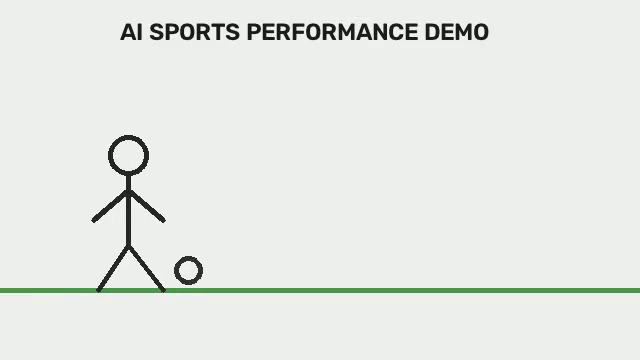
#> input picture frame 24 of data/sports_video_h264.mp4, 640 x 360 px
$ python movement_analysis.py
#> lines starting #> are read from the running program, lines starting #| are printed output that depends on the picture
import cv2
import numpy as np


def analyze_movement(video_path):

#> called with video_path = 'data/sports_video_h264.mp4'
    cap = cv2.VideoCapture(video_path)

    if not cap.isOpened():
        raise ValueError("Unable to open video")

    fps = cap.get(cv2.CAP_PROP_FPS)

    if fps <= 0:
        fps = 25

    motion_values = []
    previous_gray = None
    frame_count = 0

    while True:

        ret, frame = cap.read()
#> frame is the input picture: shape (360, 640, 3); mean B, G, R 229.1, 233, 230.1

        if not ret:
            break

        frame_count += 1

        gray = cv2.cvtColor(
            frame,
            cv2.COLOR_BGR2GRAY
        )

        gray = cv2.resize(
            gray,
            (320, 240)
        )
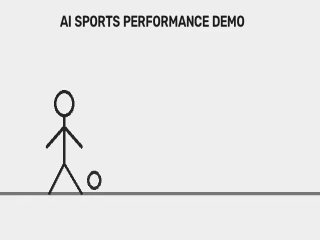
#> gray: shape (240, 320); min 21, max 247, mean 231.7

        if previous_gray is not None:

            difference = cv2.absdiff(
                previous_gray,
                gray
            )

            motion_score = np.mean(difference)

            motion_values.append(
                float(motion_score)
            )

        previous_gray = gray

    cap.release()

    if motion_values:
        average_motion = float(np.mean(motion_values))
        max_motion = float(np.max(motion_values))
    else:
        average_motion = 0
        max_motion = 0

    # AI Movement Performance Score
    performance_score = min(
        100,
        round(
            40 + (average_motion * 25),
            2
        )
    )

    if performance_score >= 75:
        level = "Excellent"
    elif performance_score >= 50:
        level = "Good"
    elif performance_score >= 30:
        level = "Average"
    else:
        level = "Low Activity"

    return {
        "frames_analyzed": frame_count,
        "video_fps": round(fps, 2),
        "average_motion": round(average_motion, 2),
        "maximum_motion": round(max_motion, 2),
        "movement_score": performance_score,
        "performance_level": level
    }


if __name__ == "__main__":

    video = "data/sports_video_h264.mp4"

    result = analyze_movement(video)

    print()
    print("=" * 45)
    print("       AI MOVEMENT ANALYSIS")
    print("=" * 45)

    for key, value in result.items():
        print(f"{key}: {value}")

    print("=" * 45)

$ run again, starting later in the video
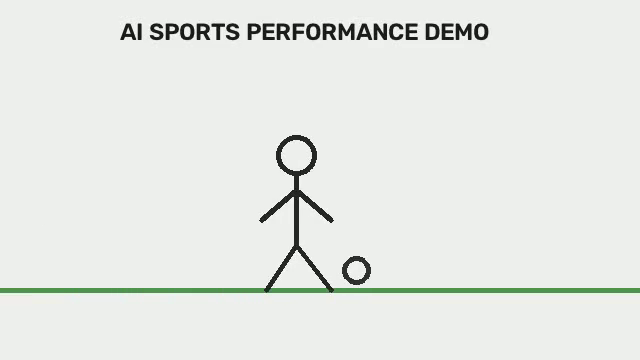
#> input picture frame 108 of data/sports_video_h264.mp4, 640 x 360 px
#> in analyze_movement, frame is the input picture: shape (360, 640, 3); mean B, G, R 229.1, 233, 230.1
#> in analyze_movement, `gray = cv2.resize( gray, (320, 240) )`:
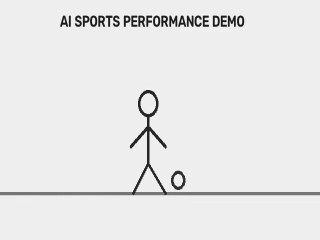
#> gray: shape (240, 320); min 21, max 247, mean 231.7

$ run again, starting later in the video
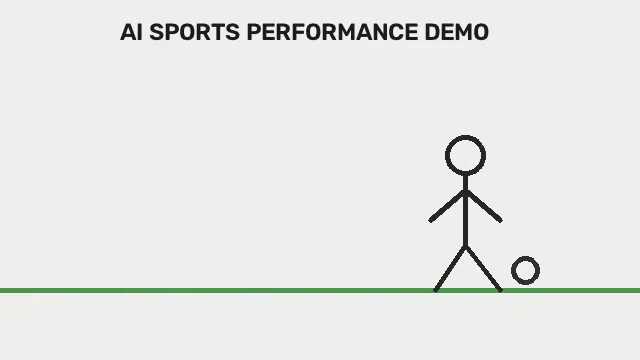
#> input picture frame 192 of data/sports_video_h264.mp4, 640 x 360 px
#> in analyze_movement, frame is the input picture: shape (360, 640, 3); mean B, G, R 229.1, 233, 230.1
#> in analyze_movement, `gray = cv2.resize( gray, (320, 240) )`:
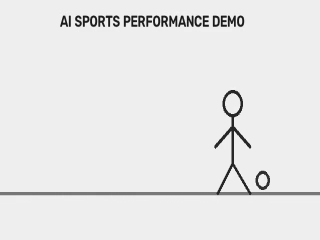
#> gray: shape (240, 320); min 21, max 247, mean 231.7
